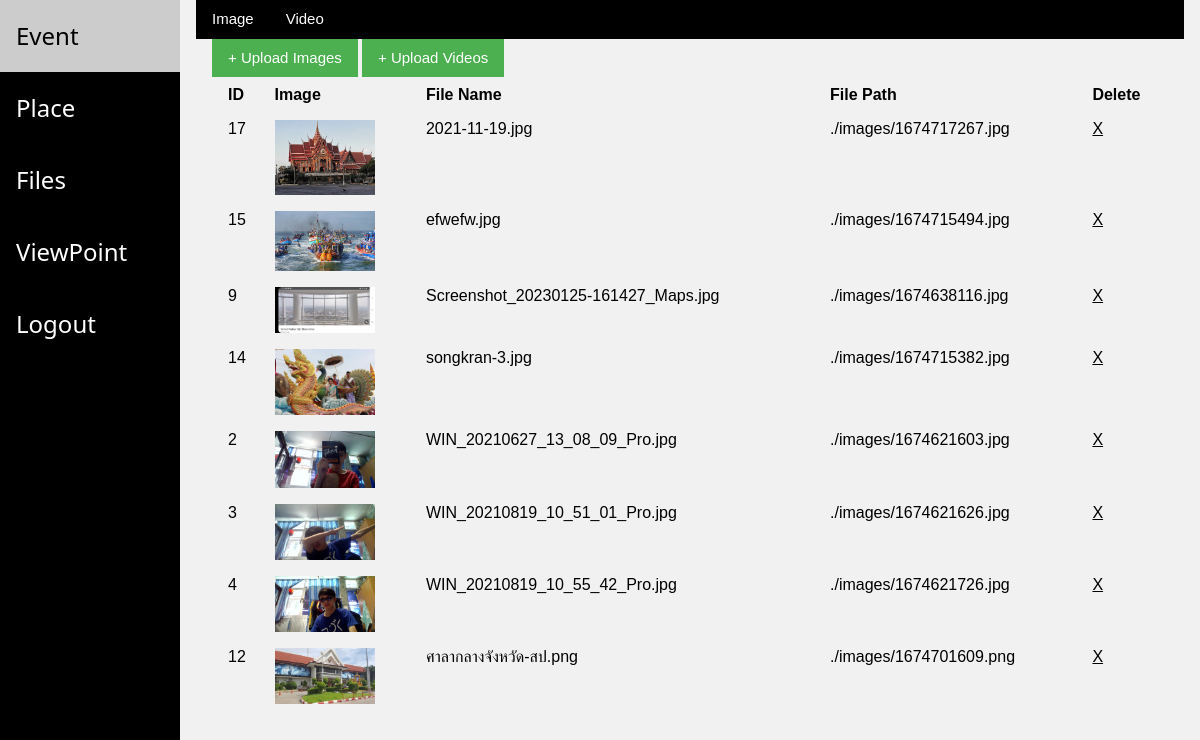
The page /travel_be/index.php?page=files (signed in) on the database its author committed.
### tables this page shows
CREATE TABLE `table_file` (
  `file_id` int(10) UNSIGNED NOT NULL,
  `file_name` text NOT NULL,
  `file_path` text NOT NULL,
  `file_uploader` int(11) NOT NULL,
  `file_type` tinytext NOT NULL
);

### travel_be/fileUpload/list_image.php (the view, shortened to what this page needs)
<?php
$stmt2 = $conn->prepare("SELECT * FROM table_file WHERE (? = 1 or file_uploader = ?) AND file_type = 'image' ORDER BY file_name ASC");
$stmt2->bind_param("ss",$user_info["us_superuser"],$user_info["us_id"]);
$stmt2->execute();
$result2 = $stmt2->get_result();
?>
<table class="w3-table">
	<tr>
		<th> ID </th><th> Image </th><th> File Name </th><th> File Path</th><th> Delete </th>
	</tr>
<?php
if($result2){
	while($row = $result2->fetch_array(MYSQLI_ASSOC)){
		?>
		<tr>
			<td><?=$row["file_id"]?></td>
			<td><img width="100" src="./../travel_fe/images/<?=$row['file_path']?>" onclick="dom_image_review_img.src=this.src; dom_image_review.style.display='block';"></td>
			<td><?=$row["file_name"]?></td>
			<td><?="./images/".$row["file_path"]?></td>
			<td><a href="./index.php?page=DELETE_FILE&delid=<?=$row["file_id"];?>"> X </a></td>
		</tr>
		<?php
	}
}
?>
</table>

### travel_be/css/w3.css (style rules this page uses)
*,*:before,*:after { box-sizing:inherit }
html { -ms-text-size-adjust:100%;-webkit-text-size-adjust:100% }
body { margin:0 }
a { background-color:transparent }
img { border-style:none }
html,body { font-family:Verdana,sans-serif;font-size:15px;line-height:1.5 }
html { overflow-x:hidden }
img { vertical-align:middle }
a { color:inherit }
.w3-table,.w3-table-all { border-collapse:collapse;border-spacing:0;width:100%;display:table }
.w3-table td,.w3-table th,.w3-table-all td,.w3-table-all th { padding:8px 8px;display:table-cell;text-align:left;vertical-align:top }
.w3-table th:first-child,.w3-table td:first-child,.w3-table-all th:first-child,.w3-table-all td:first-child { padding-left:16px }
.w3-light-grey,.w3-hover-light-grey:hover,.w3-light-gray,.w3-hover-light-gray:hover { color:#000!important;background-color:#f1f1f1!important }

### rows shown on the page
table_file: file_id "17", file_path (picture), file_name "2021-11-19.jpg", file_path "1674717267.jpg"
table_file: file_id "15", file_path (picture), file_name "efwefw.jpg", file_path "1674715494.jpg"
table_file: file_id "9", file_path (picture), file_name "Screenshot_20230125-161427_Maps.jpg", file_path "1674638116.jpg"
table_file: file_id "14", file_path (picture), file_name "songkran-3.jpg", file_path "1674715382.jpg"
table_file: file_id "2", file_path (picture), file_name "WIN_20210627_13_08_09_Pro.jpg", file_path "1674621603.jpg"
table_file: file_id "3", file_path (picture), file_name "WIN_20210819_10_51_01_Pro.jpg", file_path "1674621626.jpg"
table_file: file_id "4", file_path (picture), file_name "WIN_20210819_10_55_42_Pro.jpg", file_path "1674621726.jpg"
table_file: file_id "12", file_path (picture), file_name "ศาลากลางจังหวัด-สป.png", file_path "1674701609.png"
